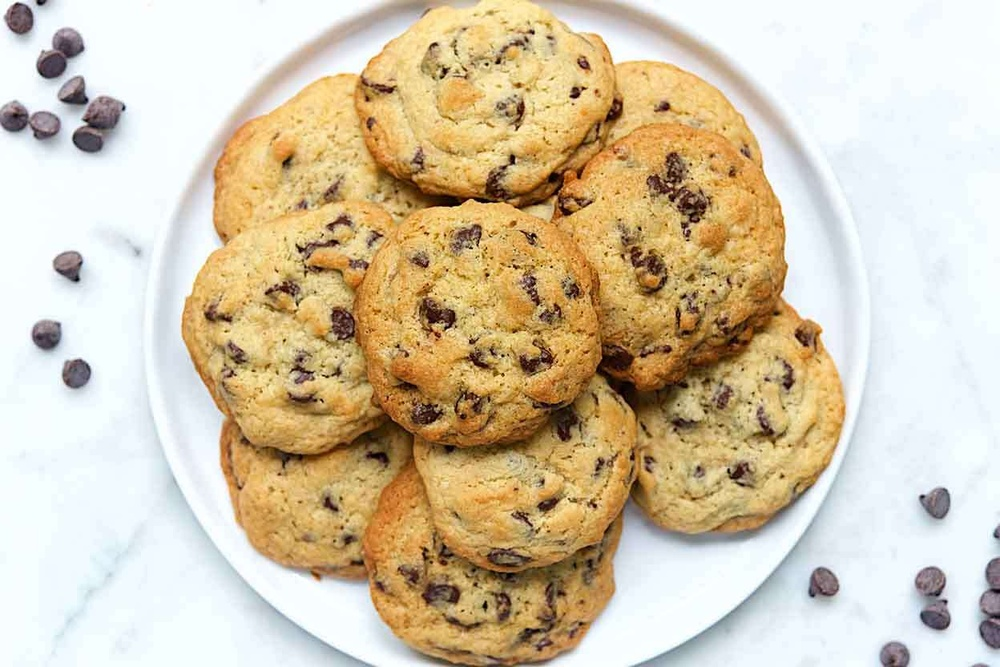
#> input picture images/cookies.jpg, 1000 x 667 px, shrunk from 1248 x 832 before the run, found by its file name; its folder holds only this picture in this run
$ python KmeansImgSeg_Win.py
#> lines starting #> are read from the running program, lines starting #| are printed output that depends on the picture
import numpy as np
import cv2
from sklearn.cluster import KMeans

pic = input("Ime slike:")
#> the answer given: images/cookies.jpg
path = "images\\" + pic
slika = cv2.imread(path)
#> slika is the input picture: shape (667, 1000, 3); mean B, G, R 170.5, 197.8, 212.8
h, w = slika.shape[:2]
#> h = 667; w = 1000

slika = cv2.cvtColor(slika, cv2.COLOR_BGR2LAB)
#> slika: shape (667, 1000, 3); mean of channels 0, 1, 2 204.4, 130.8, 144.5
slika = slika.reshape((slika.shape[0] * slika.shape[1], 3))

n_k = int(input("Broj clustera:"))
#> the answer given: 3
k = KMeans(n_clusters = n_k)

segmenti = k.fit_predict(slika)
seg_slika = k.cluster_centers_.astype("uint8")[segmenti]

seg_slika = seg_slika.reshape((h, w, 3))
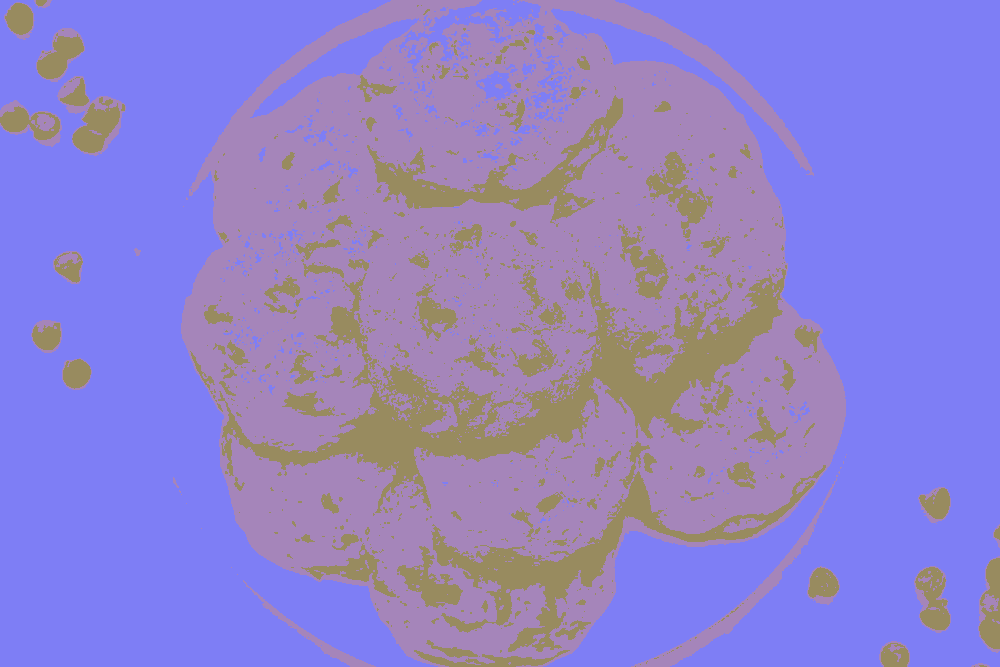
#> seg_slika: shape (667, 1000, 3); mean of channels 0, 1, 2 203.8, 130.3, 143.9; drawn as B, G, R
slika = slika.reshape((h, w, 3))

seg_slika = cv2.cvtColor(seg_slika, cv2.COLOR_LAB2BGR)
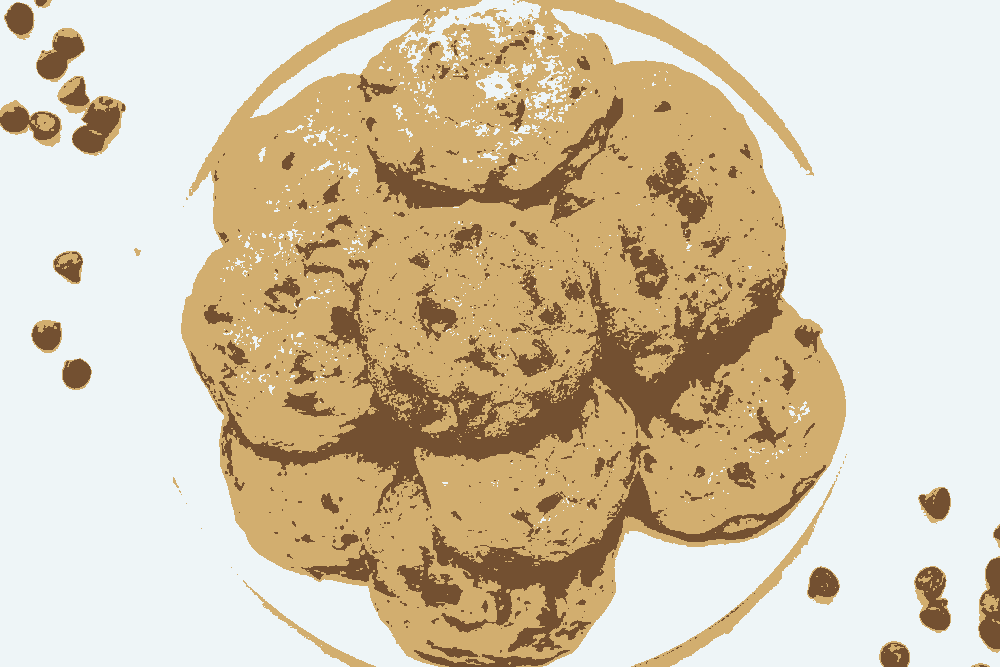
#> seg_slika: shape (667, 1000, 3); mean B, G, R 170.9, 197.4, 211.8
slika = cv2.cvtColor(slika, cv2.COLOR_LAB2BGR)

cv2.imshow('segmented.jpg', seg_slika)
cv2.waitKey(0)
cv2.destroyAllWindows()

$ run again, on images/dogs.jpg
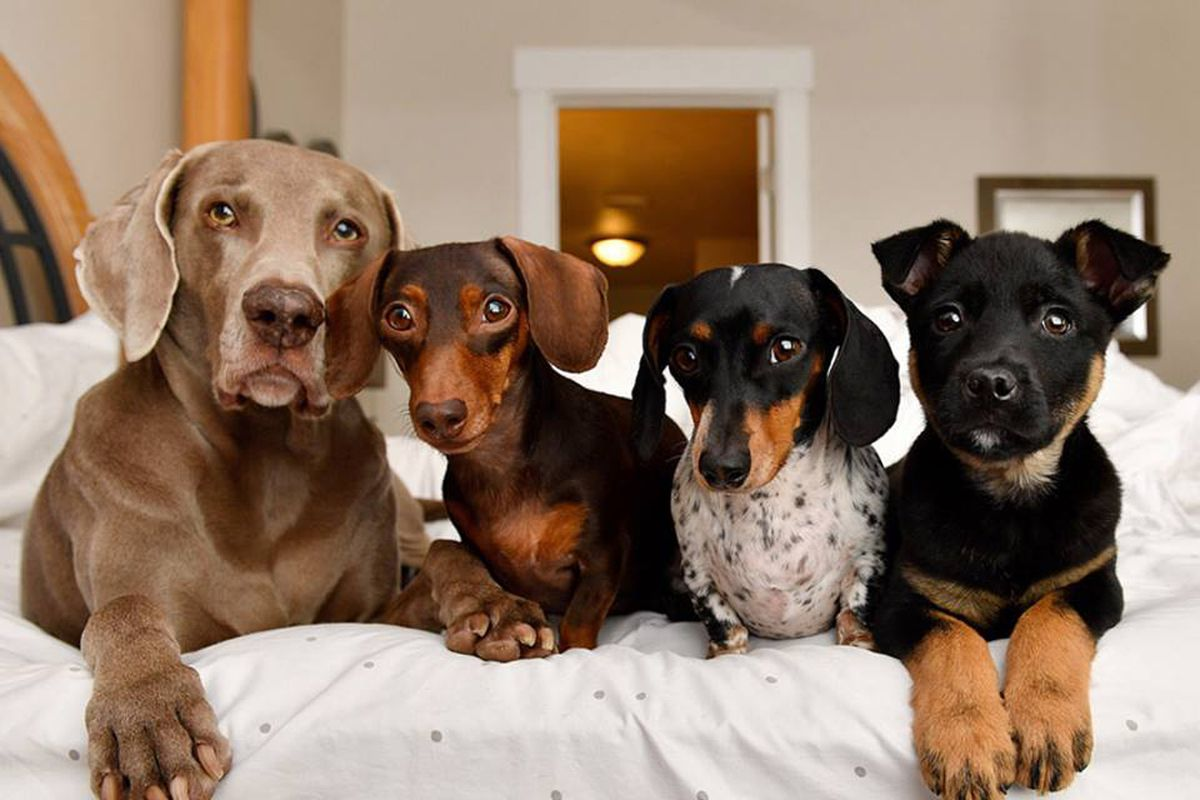
#> input picture images/dogs.jpg, 1200 x 800 px, found by its file name
#> slika is the input picture: shape (800, 1200, 3); mean B, G, R 106.4, 123.3, 145.2
#> `seg_slika = seg_slika.reshape((h, w, 3))`:
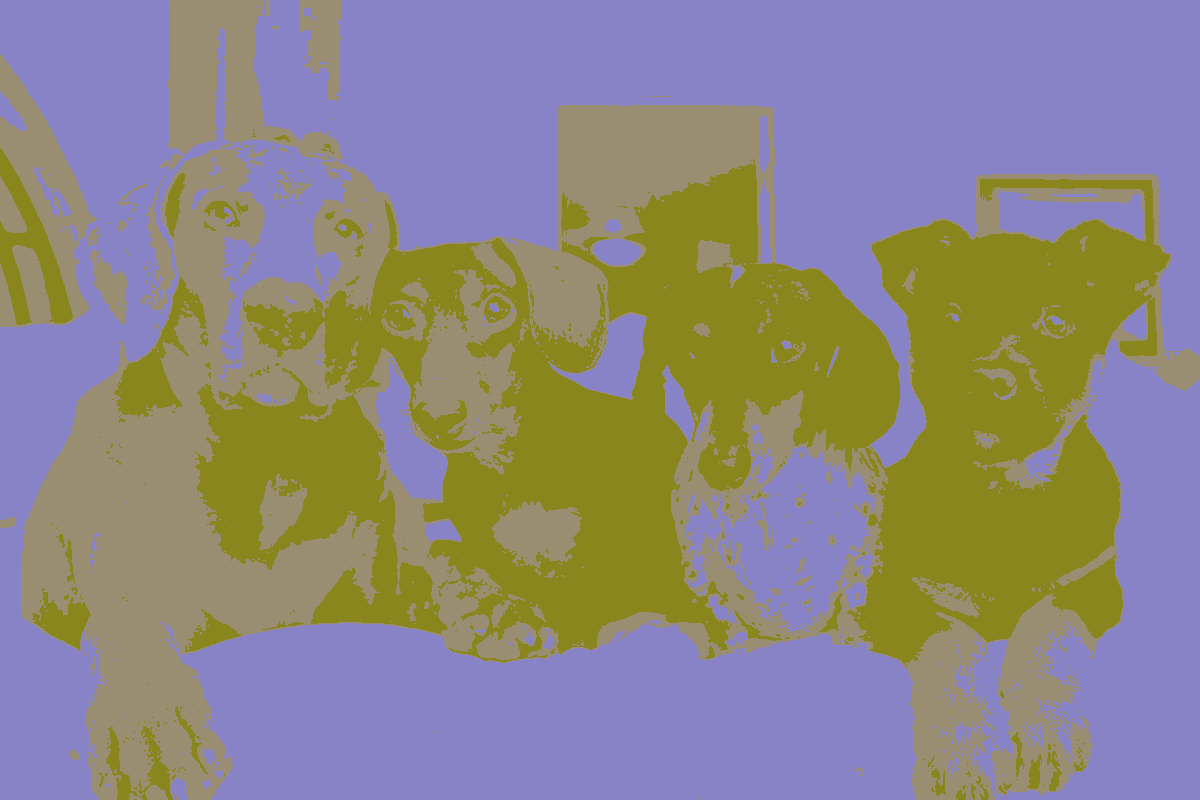
#> seg_slika: shape (800, 1200, 3); mean of channels 0, 1, 2 132.2, 134.3, 140.3; drawn as B, G, R
#> `seg_slika = cv2.cvtColor(seg_slika, cv2.COLOR_LAB2BGR)`:
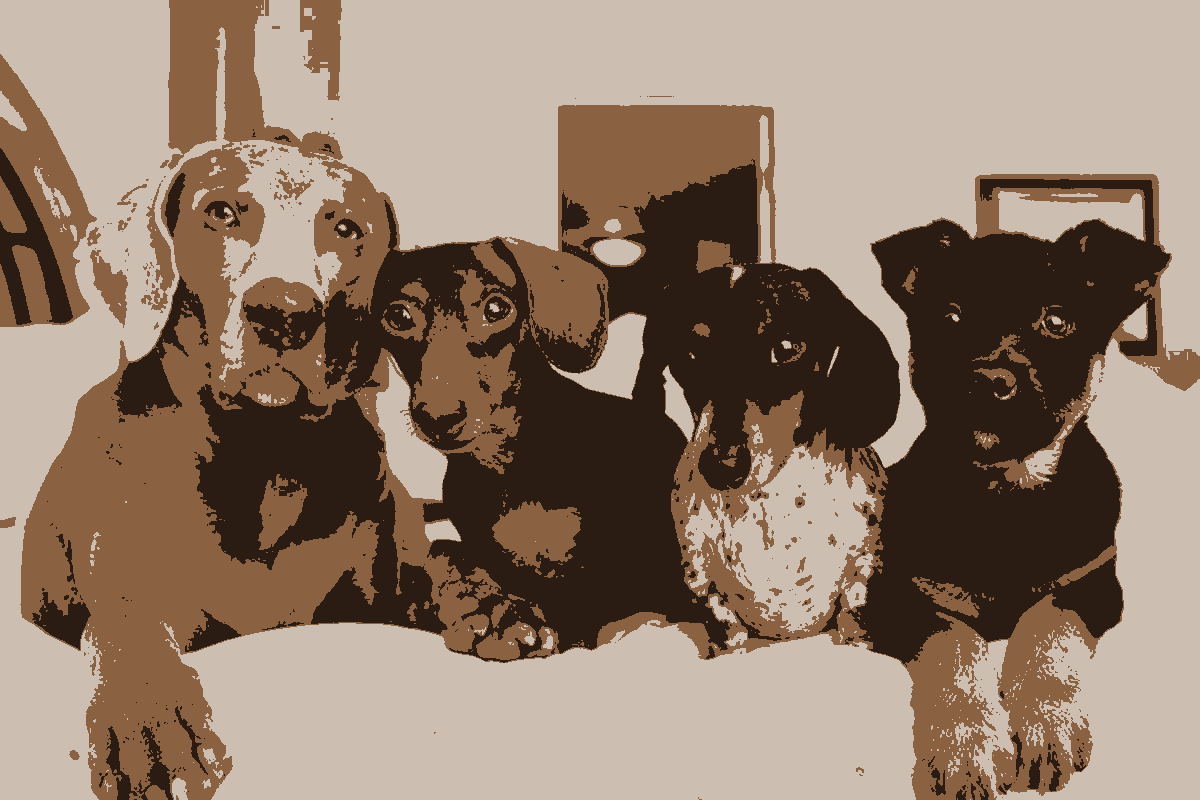
#> seg_slika: shape (800, 1200, 3); mean B, G, R 107.1, 123.6, 144.6
